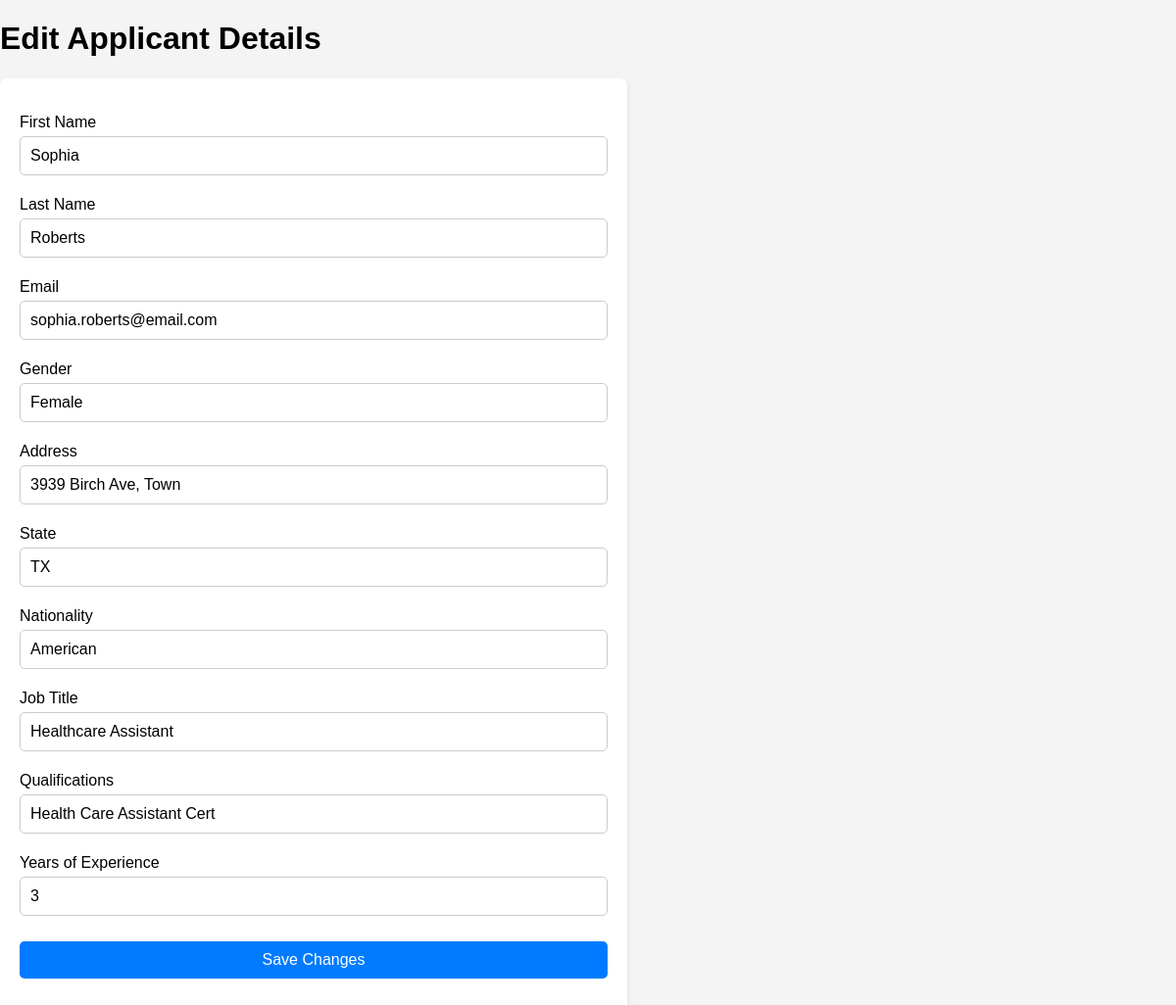
The page /edit.php?id=1 on the database its author committed.
### tables this page shows
CREATE TABLE applicant (
    id INT AUTO_INCREMENT PRIMARY KEY,
    first_name VARCHAR(255),
    last_name VARCHAR(255),
    email VARCHAR(255),
    gender VARCHAR(255),
    address VARCHAR(255),
    state VARCHAR(255),
    nationality VARCHAR(255),
    job_title VARCHAR(255),   
    qualifications VARCHAR(255),   
    years_of_experience INT,   
    date_added TIMESTAMP DEFAULT CURRENT_TIMESTAMP
);

### core/models.php (called while the page is built, shortened)
<?php
function getApplicantByID($pdo, $id) {
    $sql = "SELECT * FROM applicant WHERE id = ?";
    $stmt = $pdo->prepare($sql);
    $executeQuery = $stmt->execute([$id]);
    if ($executeQuery) {
        return $stmt->fetch();
    }
}
?>

### edit.php (the view, shortened to what this page needs)
<?php require_once 'core/handleForms.php'; ?>
<?php require_once 'core/models.php'; ?>
<!DOCTYPE html>
<html lang="en">
<head>
    <link rel="stylesheet" href="styles.css">
</head>
<body>
    <?php
    $getApplicantByID = getApplicantByID($pdo, $_GET['id']);
    ?>
    <h1>Edit Applicant Details</h1>
    <form action="core/handleForms.php?id=<?php echo $_GET['id']; ?>" method="POST">
        <p>
            <label for="firstName">First Name</label>
            <input type="text" name="first_name" value="<?php echo htmlspecialchars($getApplicantByID['first_name']); ?>" required>
        </p>
        <p>
            <label for="lastName">Last Name</label>
            <input type="text" name="last_name" value="<?php echo htmlspecialchars($getApplicantByID['last_name']); ?>" required>
        </p>
        <p>
            <label for="email">Email</label>
            <input type="email" name="email" value="<?php echo htmlspecialchars($getApplicantByID['email']); ?>" required>
        </p>
        <p>
            <label for="gender">Gender</label>
            <input type="text" name="gender" value="<?php echo htmlspecialchars($getApplicantByID['gender']); ?>" required>
        </p>
        <p>
            <label for="address">Address</label>
            <input type="text" name="address" value="<?php echo htmlspecialchars($getApplicantByID['address']); ?>" required>
        </p>
        <p>
            <label for="state">State</label>
            <input type="text" name="state" value="<?php echo htmlspecialchars($getApplicantByID['state']); ?>" required>
        </p>
        <p>
            <label for="nationality">Nationality</label>
            <input type="text" name="nationality" value="<?php echo htmlspecialchars($getApplicantByID['nationality']); ?>" required>
        </p>
        <p>
            <label for="jobTitle">Job Title</label>
            <input type="text" name="job_title" value="<?php echo htmlspecialchars($getApplicantByID['job_title']); ?>" required>
        </p>
        <p>
            <label for="qualifications">Qualifications</label>
            <input type="text" name="qualifications" value="<?php echo htmlspecialchars($getApplicantByID['qualifications']); ?>" required>
        </p>
        <p>
            <label for="yearsOfExperience">Years of Experience</label>
            <input type="number" name="years_of_experience" value="<?php echo htmlspecialchars($getApplicantByID['years_of_experience']); ?>" required>
        </p>
        <p>
            <input type="submit" value="Save Changes" name="editApplicantBtn">
        </p>
    </form>
</body>
</html>

### styles.css (style rules this page uses)
body { font-family: Arial, sans-serif; background-color: #f4f4f4; margin: 0; padding: 0; }
form { width: 100%; max-width: 600px; margin-bottom: 20px; padding: 20px; background-color: white; border-radius: 8px; box-shadow: 0px 4px 6px rgba(0, 0, 0, 0.1); }
input[type="text"], input[type="email"], input[type="number"], input[type="submit"], button { width: 100%; padding: 10px; margin: 5px 0; border-radius: 5px; border: 1px solid #ccc; font-size: 16px; box-sizing: border-box; }
input[type="submit"], button { background-color: #007BFF; color: white; border: none; cursor: pointer; }

### rows shown on the page
applicant: first_name "Sophia", last_name "Roberts", email "sophia.roberts@email.com", gender "Female", address "3939 Birch Ave, Town", state "TX", nationality "American", job_title "Healthcare Assistant", qualifications "Health Care Assistant Cert", years_of_experience "3"
